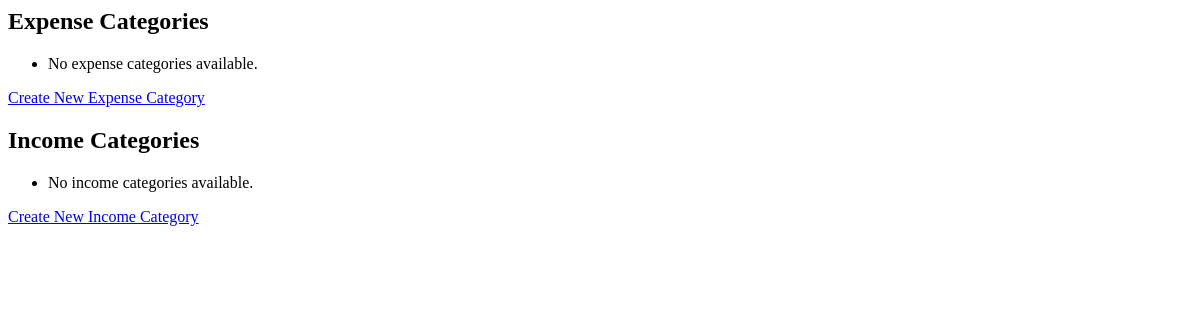
The page /categories/ on the database as committed earlier.
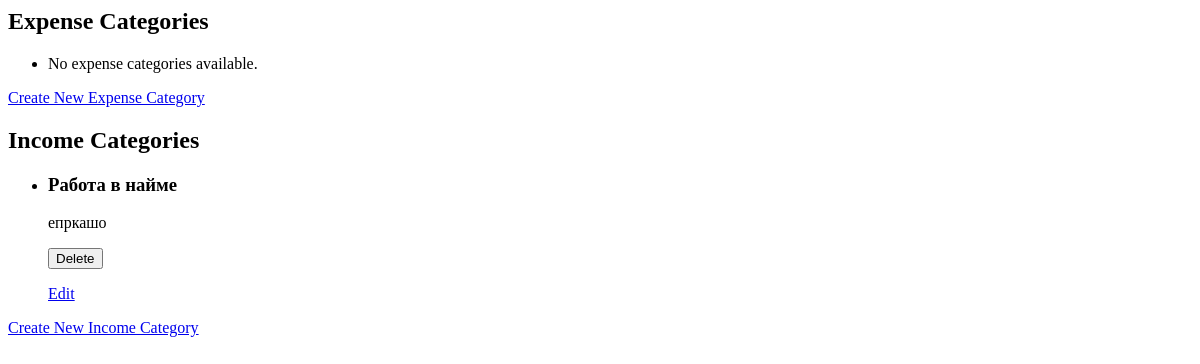
The same page on the database as committed later.
### categories/models.py (models this page shows, shortened)
class IncomeCategory(models.Model):
    category_id = models.AutoField(primary_key=True)
    name = models.CharField(max_length=100)
    description = models.TextField()

### categories/views.py (the view)
# urls.py: path('', category_list, name='category_list'),
def category_list(request):
    expense_categories = ExpenseCategory.objects.all()
    income_categories = IncomeCategory.objects.all()
    return render(request, 'categories/category_list.html', {'expense_categories': expense_categories, 'income_categories': income_categories})

### categories/templates/categories/category_list.html (shortened to what this page needs)
<h2>Expense Categories</h2>
<ul>
  {% for category in expense_categories %}
    <li>
      <h3>{{ category.name }}</h3>
      <p>{{ category.description }}</p>
      <form method="POST" action="{% url 'expense_category_delete' category.category_id %}">
        {% csrf_token %}
        <button type="submit">Delete</button>
      </form>
      <a href="{% url 'expense_category_update' category.category_id %}">Edit</a>
    </li>
  {% empty %}
    <li>No expense categories available.</li>
  {% endfor %}
</ul>
<a href="{% url 'expense_category_create' %}">Create New Expense Category</a>
<h2>Income Categories</h2>
<ul>
  {% for category in income_categories %}
    <li>
      <h3>{{ category.name }}</h3>
      <p>{{ category.description }}</p>
      <form method="POST" action="{% url 'income_category_delete' category.category_id %}">
        <button type="submit">Delete</button>
      </form>
      <a href="{% url 'income_category_update' category.category_id %}">Edit</a>
    </li>
  {% empty %}
    <li>No income categories available.</li>
  {% endfor %}
</ul>
<a href="{% url 'income_category_create' %}">Create New Income Category</a>

Rows that differ between the two databases and show on the page:
added IncomeCategory: name "Работа в найме", description "епркашо"
Other text that changed with them:
text no longer shown: "No income categories available."
